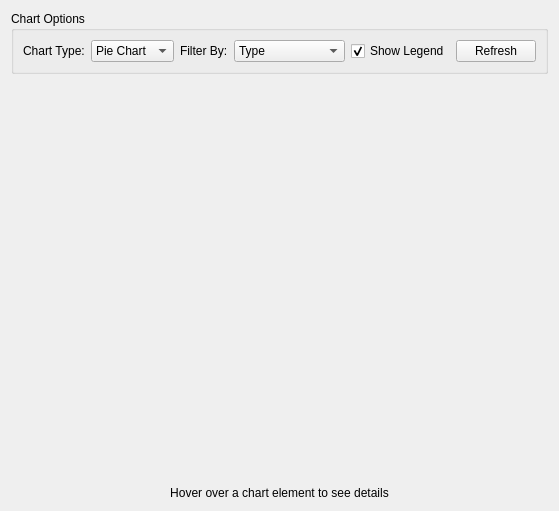
                <widget class="QWidget" name="resourceStatisticsTab">
                 <attribute name="title">
                  <string>Statistics</string>
                 </attribute>
                 <layout class="QVBoxLayout" name="resourceStatsLayout">
                  <item>
                   <widget class="QGroupBox" name="resourceChartControlsGroupBox">
                    <property name="title">
                     <string>Chart Options</string>
                    </property>
                    <layout class="QHBoxLayout" name="resourceChartControlsLayout">
                     <item>
                      <widget class="QLabel" name="resourceChartTypeLabel">
                       <property name="text">
                        <string>Chart Type:</string>
                       </property>
                      </widget>
                     </item>
                     <item>
                      <widget class="QComboBox" name="resourceChartTypeComboBox">
                       <item>
                        <property name="text">
                         <string>Pie Chart</string>
                        </property>
                       </item>
                       <item>
                        <property name="text">
                         <string>Bar Chart</string>
                        </property>
                       </item>
                      </widget>
                     </item>
                     <item>
                      <widget class="QLabel" name="resourceChartFilterLabel">
                       <property name="text">
                        <string>Filter By:</string>
                       </property>
                      </widget>
                     </item>
                     <item>
                      <widget class="QComboBox" name="resourceChartFilterComboBox">
                       <item>
                        <property name="text">
                         <string>Type</string>
                        </property>
                       </item>
                       <item>
                        <property name="text">
                         <string>Purchase Date</string>
                        </property>
                       </item>
                      </widget>
                     </item>
                     <item>
                      <widget class="QCheckBox" name="resourceToggleLegendCheckBox">
                       <property name="text">
                        <string>Show Legend</string>
                       </property>
                       <property name="checked">
                        <bool>true</bool>
                       </property>
                      </widget>
                     </item>
                     <item>
                      <widget class="QPushButton" name="resourceRefreshStatsButton">
                       <property name="text">
                        <string>Refresh</string>
                       </property>
                      </widget>
                     </item>
                    </layout>
                   </widget>
                  </item>
                  <item>
                   <widget class="QChartView" name="chartView" native="true">
                    <property name="minimumSize">
                     <size>
                      <width>0</width>
                      <height>400</height>
                     </size>
                    </property>
                   </widget>
                  </item>
                  <item>
                   <widget class="QLabel" name="resourceHoverLabel">
                    <property name="text">
                     <string>Hover over a chart element to see details</string>
                    </property>
                    <property name="alignment">
                     <set>Qt::AlignmentFlag::AlignCenter</set>
                    </property>
                   </widget>
                  </item>
                 </layout>
                </widget>
